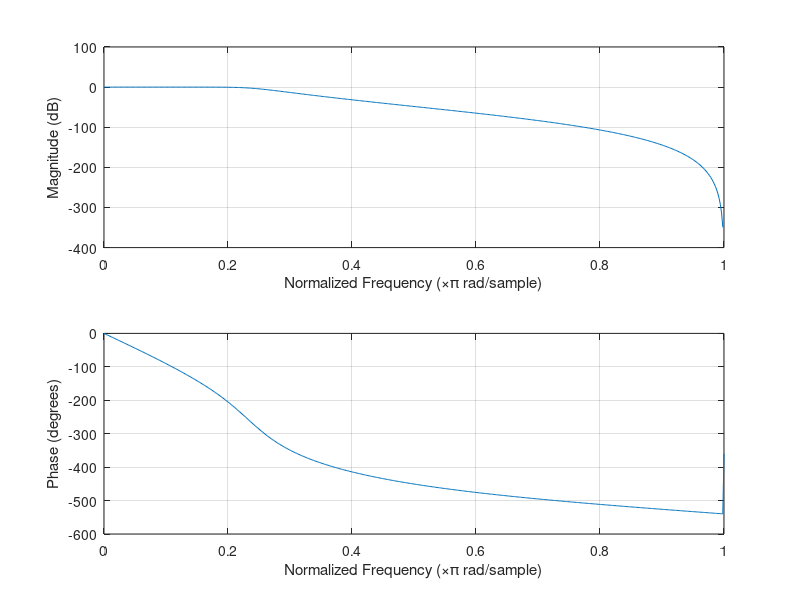
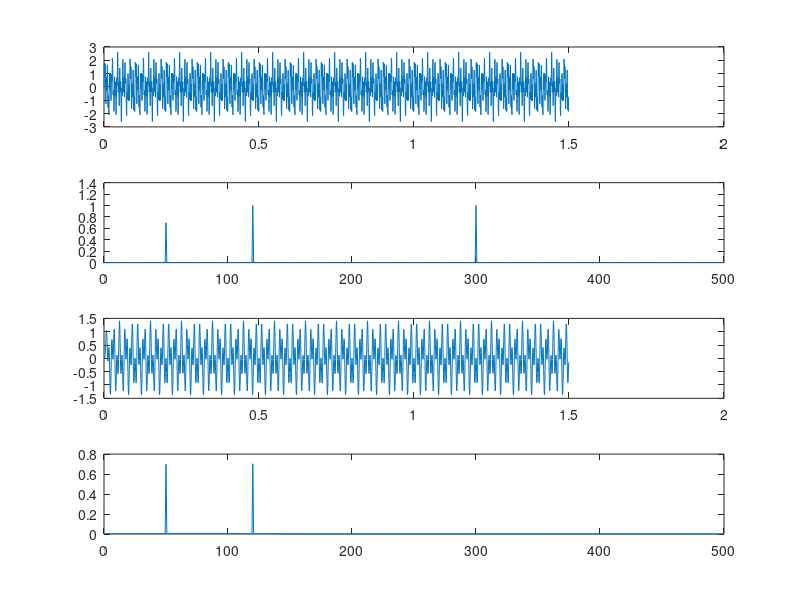
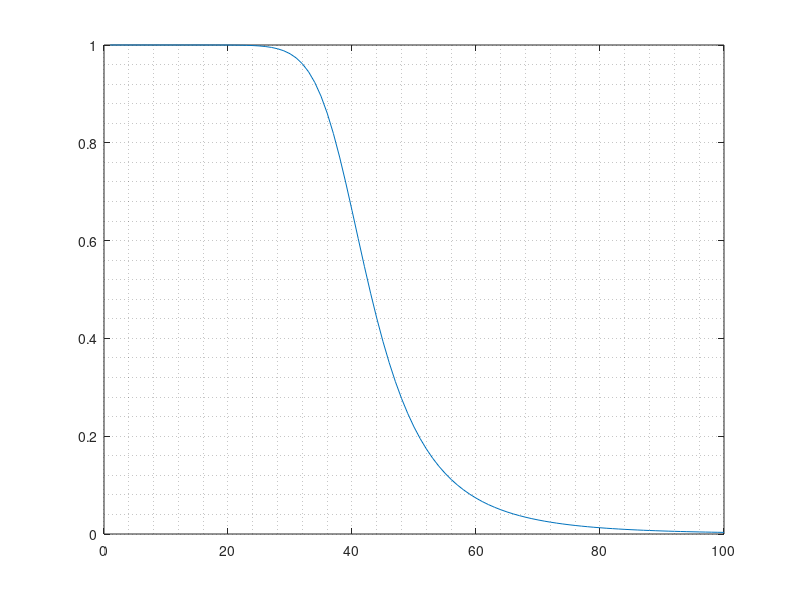

The MATLAB script that drew these images, in order:
%Convert transfer function filter parameters to state-space form

%Testing https://www.mathworks.com/help/signal/ref/tf2ss.html

%Design a 6th-order lowpass Butterworth filter with a cutoff frequency of 120 Hz, 
%which, for data sampled at 1000 Hz, corresponds to 0.6π rad/sample. 
%Plot its magnitude and phase responses. Use it to filter a 1000-sample random signal.

%The input signal x is 3 sin waves 50, 120, and 300.

clear
close all
pkg load signal
order = 6;
fs = 1000;
fc = 120;

                    
T = 1/fs;             % Sampling period       
L = 1500;             % Length of signal
t = (0:L-1)*T;        % Time vectorc
x = 0.7*sin(2*pi*50*t) + sin(2*pi*120*t) + sin(2*pi*300*t);
disp('normalize freq')
nf = fc/(fs/2)
[z, p, g] = butter(order,nf);
disp('zeros')
z(1:order)
disp('poles')
p(1:order)
%This is defined as, theta = atan2 (y, x), in radians. 
theta = angle(p(1:order))
 
[b,a] = butter(order,nf);
disp('b')
b
disp('a')
a

freqz(b,a);
%%%%%%%%%%%%%%%%%%%%%%%%%%%%%%%%%%%%%%%%%%
Ys = fft(x);

P2 = abs(Ys/L);
P1 = P2(1:L/2+1);
P1(2:end-1) = 2*P1(2:end-1);

f = fs*(0:(L/2))/L;

[A,B,C,D] = tf2ss(b,a);
yf = filter(b,a,x);
figure
subplot(4,1,1)
plot(t,x)

subplot(4,1,2)
plot(f,P1)

subplot(4,1,3)
plot(t,yf)

yff = fft(yf);

P2 = abs(yff/L);
P1 = P2(1:L/2+1);
P1(2:end-1) = 2*P1(2:end-1);

f = fs*(0:(L/2))/L;

subplot(4,1,4)
plot(f,P1)
%%%%%%%%%%%%%%%%%%%%%%%%%%%%%%%%%%%%%%%%%%
[A,B,C,D] = tf2ss(b,a);

%yf = filtfilt(b,a,x);
%figure
%subplot(2,1,1)
%plot(1000*t(1:50),yf(1:50));
%subplot(2,1,2)
%plot(1000*t(1:50),x(1:50));
%%%%%%%%%%%%%%%%%%%%%%%%%%%%%%%%%%%%
%|H(w)| = Ao/sqrt(1+(w/wo)2n
ff =  (0:1000-1)*T;
ww = 2*pi*ff;
pow = 2*order;
ww = (ww/nf);
ww = ww(1:1000).^pow;
ww = sqrt(ww + 1);
ww = (ww).^-1;
 
figure 
%subplot(2,1,1)
plot((1:100),ww(1:100))
grid minor on
